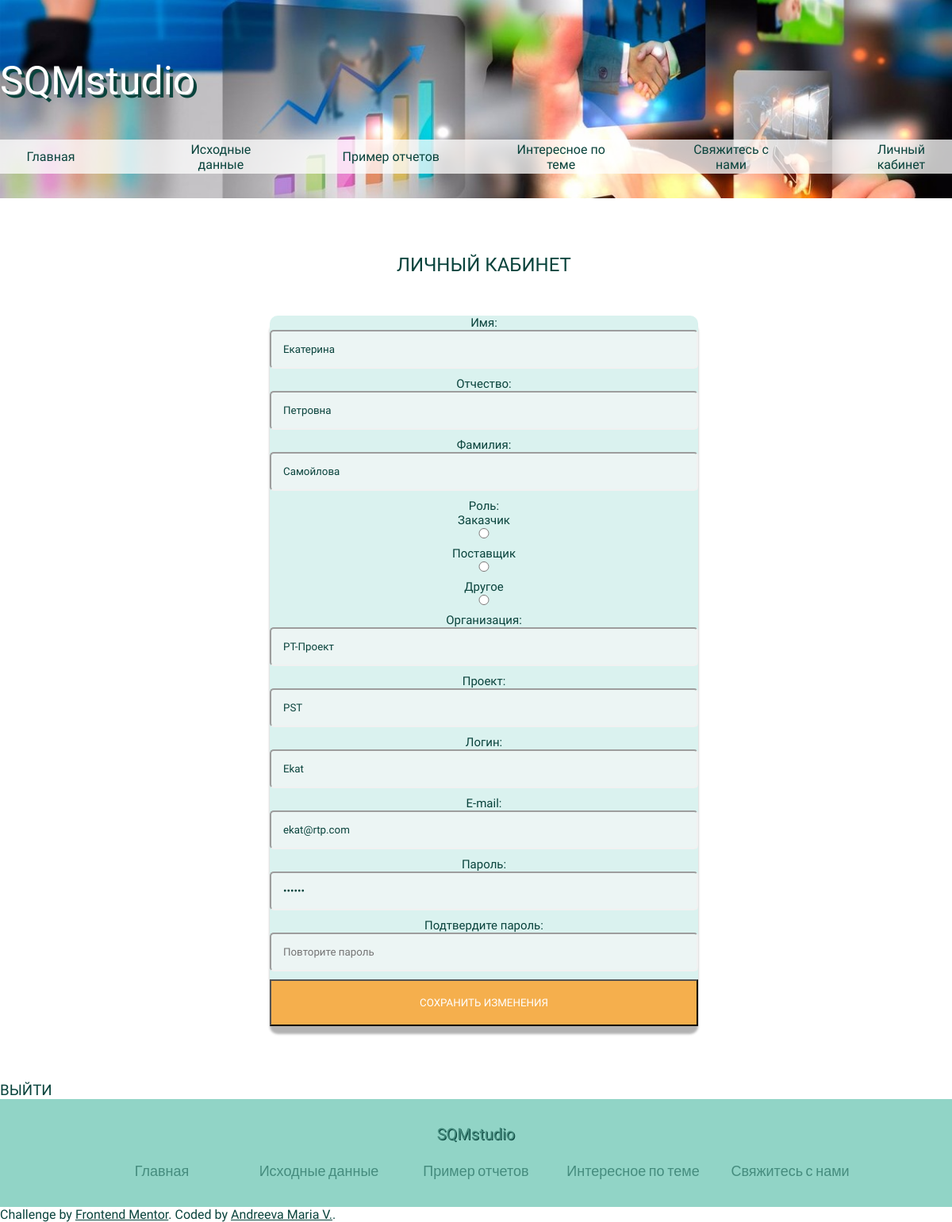
Page /personal_account.php (signed in) on the committed database.
### tables this page shows
CREATE TABLE `users` (
  `id` int(11) NOT NULL,
  `first_name` varchar(255) NOT NULL,
  `patronymic` varchar(255) DEFAULT NULL,
  `last_name` varchar(255) NOT NULL,
  `login` varchar(255) NOT NULL,
  `email` varchar(255) NOT NULL,
  `company` varchar(255) DEFAULT NULL,
  `project` varchar(255) DEFAULT NULL,
  `role` varchar(255) DEFAULT NULL,
  `password` varchar(255) NOT NULL
);

### pages_array.php (called while the page is built)
<?php
$pages_array = [
    'index.php'             => 'Главная',
    'reports_data.php'      => 'Исходные данные',
    'report_example.php'    => 'Пример отчетов',
    'study.php'             => 'Интересное по теме',
    'contacts.php'          => 'Свяжитесь с нами',
    'registration.php'      => 'Регистрация',
    'enter.php'             => 'Войти',
    'personal_account.php'  => 'Личный кабинет'
];

### components/functions.php (the view, shortened to what this page needs)
<?php
function show_form($inputs = [], $errors = [], $submit_value = "Зарегистрироваться", $form_tytle = "Регистрация пользователей"){
    if ($errors === [] or $errors === null) {
        $errors['first_name'] = '';
        $errors['patronymic'] = '';
        $errors['last_name'] = '';
        $errors['company'] = '';
        $errors['login'] = '';
        $errors['email'] = '';
        $errors['password'] = '';
        $errors['password_check'] = '';
    }
    echo <<<_HTML_
        <section class="main-block main-block__content registration_info">
            <h2>$form_tytle</h2>
            <form action="" method="POST">
                <div class="first_name">
                    <label for="first_name">Имя:</label><br>
                    <input type="text" name="first_name" value="$inputs[first_name]" placeholder ="Только буквы и '-'"><br>
                    <span class="errors">$errors[first_name]</span>
                </div>
                <div class="patronymic">
                    <label for="patronymic">Отчество:</label><br>
                    <input type="text" name="patronymic" value="$inputs[patronymic]" placeholder ="Только буквы и '-'"><br>
                    <span class="errors">$errors[patronymic]</span>
                </div>
                <div class="last_name">
                    <label for="last_name">Фамилия:</label><br>
                    <input type="text" name="last_name" value="$inputs[last_name]" placeholder ="Только буквы и '-'"><br>
                    <span class="errors">$errors[last_name]</span>
                </div>
                <div class="radio--role">
                    <label for="role">Роль:</label><br>
                    <label for="role">Заказчик</label>
                    <input type="radio" name="role" value="buyer"><br>
                    <label for="role">Поставщик</label>
                    <input type="radio" name="role" value="supplier"><br>
                    <label for="role">Другое</label>
                    <input type="radio" name="role" value="other"><br>
                </div>
                <div class="company">
                    <label for="company">Организация:</label><br>
                    <input type="text" name="company" value="$inputs[company]" placeholder ="Буквы, цифры, знаки: . - _ & ''"><br>
                    <span class="errors">$errors[company]</span>
                </div>
                <div class="project">
                    <label for="project">Проект:</label><br>
                    <input type="text" name="project" value="$inputs[project]" placeholder ="Необязательное поле"><br>
                </div>
                <div class="login">
                    <label for="login">Логин:</label><br>
                    <input type="text" name="login" value="$inputs[login]" placeholder ="Например: A_123bc"><br>
                    <span class="errors">$errors[login]</span>
                </div>
                <div class="email">
                    <label for="email">E-mail:</label><br>
                    <input type="text" name="email" value="$inputs[email]" placeholder ="В формате abc@def.gh"><br>
                    <span class="errors">$errors[email]</span>
                </div>
                <div class="password">
                    <label for="password">Пароль:</label><br>
                    <input type="password" name="password" value="$inputs[password]" placeholder ="Не менее 6-ти символов"><br>
                    <span class="errors">$errors[password]</span>
                </div>
                <div class="password_check">
                    <label for="password_check">Подтвердите пароль:</label><br>
                    <input type="password" name="password_check" value="$inputs[password_check]" placeholder ="Повторите пароль"><br>
                    <span class="errors">$errors[password_check]</span>
                </div>
                <button type="submit" name="action">$submit_value</button>
            </form>
        </section>
_HTML_;
}

### components/header.php (shortened to what this page needs)
<!doctype html>
<html lang="en">
<head>
    <link rel="stylesheet" href="./style.css">
</head>
<body>
    <div class="wrapper">
        <header>
            <nav>
                <a href="index.php">
                    <p class="logo">SQMstudio</p>
                </a>
                <div>
                    <ul class="nav-link">
                        <?php
                        if (!isset($_SESSION['login'])){
                            foreach ($pages_array as $key => $value) {
                                if($value === 'Личный кабинет'){
                                    continue;
                                }else{
                                echo "<li><a class='$key' href='$key'>$value</a></li>";
                                }
                            }
                        }else{
                            foreach ($pages_array as $key => $value) {
                                if($value === 'Регистрация' || $value === 'Войти'){
                                    continue;
                                }else{
                                echo "<li><a class='$key' href='$key'>$value</a></li>";
                                }
                            }
                        }
                        ?>
                    </ul>
                </div>
            </nav>
        </header>

### personal_account.php
<?php
require 'components/functions.php';
require 'pages_array.php';
$tytle = $pages_array['personal_account.php'];
require 'components/header.php';
require 'components/db_connect.php';
$form_tytle = $tytle;
$submit_value = "Сохранить изменения";
$query = "SELECT *
                FROM users
                WHERE login=? and password=?;";
$select_query = $pdo->prepare($query);
$select_query->execute([$_SESSION['login'], $_SESSION['password']]);
$user = $select_query->fetch(PDO::FETCH_ASSOC);
if ($_SERVER['REQUEST_METHOD'] === 'POST') {
    list($inputs, $errors) = validate_registration_form();
    $haveErrors = false;
    foreach ($errors as $key => $value) {
        if ($value !== '') {
            $haveErrors = true;
        }
    }
    if ($haveErrors) {
        show_form($inputs, $errors, $submit_value, $form_tytle);
    }else{
        $query = "UPDATE users
                    SET first_name=?, patronymic=?, last_name=?, login=?, email=?, company=?, project=?, role=?, password=?
                    WHERE id=?;";
        $update_query = $pdo->prepare($query);
        $update_query->execute([$inputs['first_name'], $inputs['patronymic'], $inputs['last_name'], $inputs['login'], $inputs['email'], $inputs['company'], $inputs['project'], $inputs['role'], $inputs['password'], $user['id']]);
        $form_tytle = "Данные успешно сохранены!<br>Личный кабинет пользователя: $inputs[first_name] $inputs[patronymic]";
        header('Location: personal_account.php');
        $query = "SELECT *
                    FROM users
                    WHERE id=?;";
        $select_query = $pdo->prepare($query);
        $select_query->execute([$user['id']]);
        $user = $select_query->fetch(PDO::FETCH_ASSOC);
        $errors = [];
        show_form($user, $errors, $submit_value, $form_tytle);
        $_SESSION['first_name'] = htmlspecialchars(trim($_POST['first_name']));
        $_SESSION['patronymic'] = htmlspecialchars(trim($_POST['patronymic']));
        $_SESSION['last_name'] = htmlspecialchars(trim($_POST['last_name']));
        $_SESSION['login'] = htmlspecialchars(trim($_POST['login']));
        $_SESSION['email'] = htmlspecialchars(trim($_POST['email']));
        $_SESSION['company'] = htmlspecialchars(trim($_POST['company']));
        $_SESSION['project'] = htmlspecialchars(trim($_POST['project']));
        $_SESSION['role'] = $_POST['role'];
        $_SESSION['password'] = htmlspecialchars(trim($_POST['password']));
        $_SESSION['password_check'] = htmlspecialchars(trim($_POST['password_check']));
    }
}else{
    $errors = [];
    show_form($user, $errors, $submit_value, $form_tytle);
}
echo '<h3><a class="to-page" href="exit.php">Выйти</a></h3>';
require 'components/footer.php';
?>

### components/footer.php
    <footer>
        <a class="footer-logo" href="index.php">
            <p >SQMstudio</p>
        </a>
        <div>
            <ul class="footer-link">
                <?php
                foreach ($pages_array as $key => $value) {
                    if($value === 'Регистрация' || $value === 'Войти' || $value === 'Личный кабинет'){
                        continue;
                    }else{
                    echo "<li class='$key'><a href='$key'>$value</a></li>";
                    }
                }
                ?>
            </ul>
        </div>
    </footer>
  </div>
  <div class="attribution">
    Challenge by <a href="https://www.frontendmentor.io?ref=challenge" target="_blank">Frontend Mentor</a>.
    Coded by <a href="#">Andreeva Maria V.</a>.
  </div>
</body>
</html>

### style.css (style rules this page uses)
* { margin: 0; padding: 0; box-sizing: border-box; font-family: 'PT Sans Caption', serif; color: hsl(172, 76%, 15%); }
body { max-width: 1440px; }
header { background: url(images/header2.jpg); background-size: cover; background-repeat: no-repeat; position: relative; min-height: 250px; }
nav { top: auto; left: auto; display: inline-block; justify-content: space-between; gap: 10%; color: hsl(0, 0%, 100%); width: 100%; position: absolute; height: 60%; margin-top: 5%; }
nav .logo { color: hsl(0, 0%, 100%); font-size: 50px; font-family: 'Krona One', sans-serif; text-shadow: 4px 4px hsl(172, 76%, 15%); margin-bottom: 3%; text-decoration: none; }
nav a { text-decoration: none; }
a.to-page { text-decoration: none; font-weight: 400; }
ul.nav-link { list-style: none; background-color: hsl(0, 0%, 100%, 0.75); width: 100%; display: flex; justify-content: space-between; align-items: center; overflow-x: auto; overflow-y: hidden; order: 0; }
ul.nav-link li { display: inline; flex: 0, 1, auto; }
ul.nav-link a { display: inline-block; width: 8em; padding: 2%; color: hsl(172, 76%, 15%); text-decoration: none; text-align: center; flex: 0, 1, auto; }
.main-block { margin: 10px; display: flex; justify-content: center; align-items: center; width: 100%; height: 55.8%; flex-wrap: wrap; gap: 50px; }
.main-block__content { flex-wrap: wrap; flex-direction: column; }
h2 { text-transform: uppercase; font-family: 'Krona One', sans-serif; color: hsl(172, 76%, 15%); font-weight: 400; }
h3 { text-transform: uppercase; color: hsl(173, 65%, 30%); font-weight: 400; }
p { color: hsl(172, 76%, 15%); font-weight: 400; font-size: 15px; margin-top: 5px; line-height: 1.5; }
button[type=submit] { padding: 20px; background-color: hsl(35, 89%, 63%); color: rgb(255, 255, 255); text-transform: uppercase; width: 100%; }
form { background: rgb(218, 242, 239); padding: 20px; border-radius: 10px; box-shadow: 0px 10px 3px rgb(0, 0, 0, 0.3); width: 50%; max-height: 80%; padding: 0; text-align: center; font-size: 15px; }
input { width: 100%; border-radius: 5px; border-color: #f1f1f1; padding: 15px; margin-bottom: 10px; background: rgb(236, 245, 244); }
section { padding: 5%; }
footer { background: hsl(167, 44%, 70%); padding: 2%; display: flex; flex-direction: column; justify-content: center; align-items: center; gap: 10px }
.footer-logo p { font-size: 20px; font-family: 'Krona One', sans-serif; text-shadow: 1px 1px hsl(172, 76%, 15%); color: hsl(168, 34%, 41%);; }
a.footer-logo { text-decoration: none; }
.footer-link li { display: inline; }
ul.footer-link a { display: inline-block; width: 11em; padding: 10px; color: hsl(168, 34%, 41%); text-decoration: none; text-align: center; font-family: 'Barlow', sans-serif; font-size: 18px; }

### rows in the picture
users: first_name "Екатерина", patronymic "Петровна", last_name "Самойлова", company "РТ-Проект", project "PST", login "Ekat", email "ekat@rtp.com"

### other values in the picture
$value "Главная"
$value "Исходные данные"
$value "Пример отчетов"
$value "Интересное по теме"
$value "Свяжитесь с нами"
$value "Личный кабинет"
$form_tytle "ЛИЧНЫЙ КАБИНЕТ"
$submit_value "СОХРАНИТЬ ИЗМЕНЕНИЯ"
